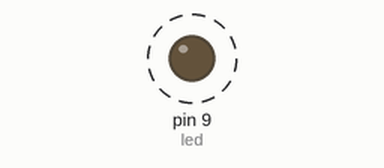
Bench run of a sketch on a simulated Arduino Uno, built with avr-gcc and run on an emulated ATmega328P. On the bench: output pins drawn as LEDs (lit = HIGH). Dashed ring = blinking.

Above: at 0.5 s.
Timing chart, 0 to 4.6 s (numbered marks = the images above):
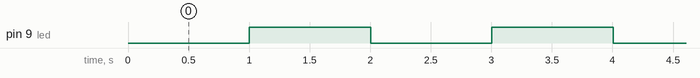

Measured:
- by itself, pin 9 (led): alternates HIGH for 1.0 s and LOW for 1.0 s

The sketch:

delay_using_millis.ino
```cpp
  int led = 9;
  int ledstate = LOW;
  unsigned long previousMillis = 0;
  const long interval = 1000;
void setup()
{
  pinMode(led,OUTPUT);
}

void loop()
{
  unsigned long currentMillis = millis();

    if(currentMillis - previousMillis > interval)
    {
      previousMillis = currentMillis;
        if (ledstate == LOW) {
      ledstate = HIGH;
    } else {
      ledstate = LOW;
    }
    }
  digitalWrite(led, ledstate);
}
```
